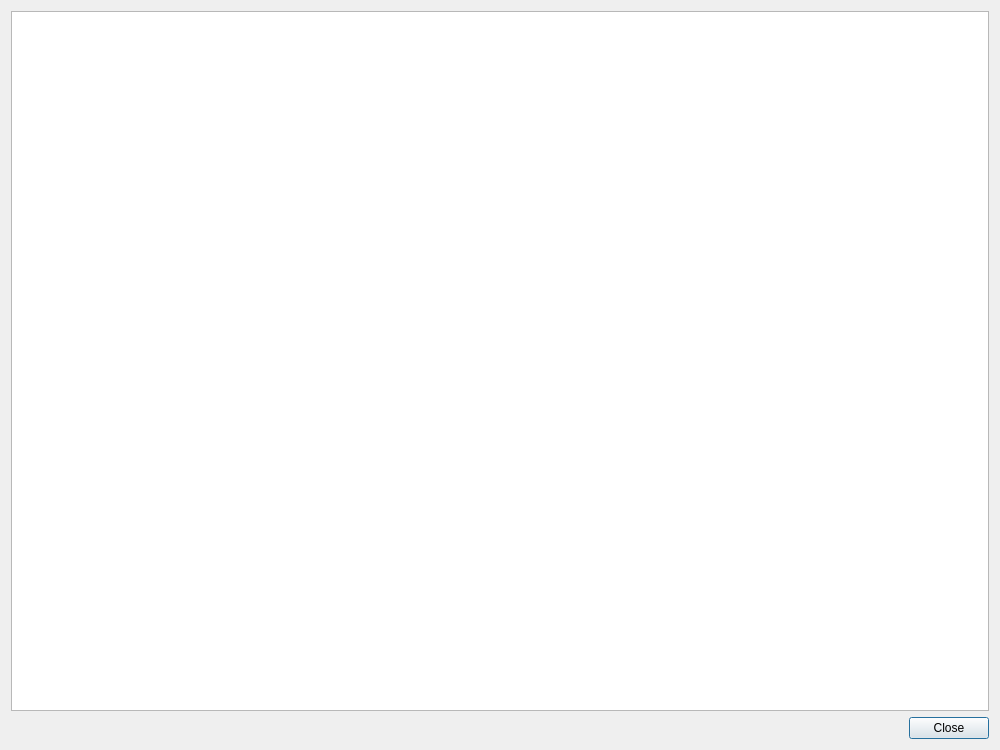
<?xml version="1.0" encoding="UTF-8"?>
<ui version="4.0">
 <class>ShortcutsDialog</class>
 <widget class="QDialog" name="ShortcutsDialog">
  <property name="geometry">
   <rect>
    <x>0</x>
    <y>0</y>
    <width>1000</width>
    <height>750</height>
   </rect>
  </property>
  <property name="minimumSize">
   <size>
    <width>800</width>
    <height>400</height>
   </size>
  </property>
  <property name="windowTitle">
   <string>Detectorist Keyboard Shortcuts</string>
  </property>
  <layout class="QVBoxLayout" name="verticalLayout">
   <item>
    <widget class="QTextBrowser" name="shortcuts_text_browser"/>
   </item>
   <item>
    <widget class="QDialogButtonBox" name="button_box">
     <property name="orientation">
      <enum>Qt::Orientation::Horizontal</enum>
     </property>
     <property name="standardButtons">
      <set>QDialogButtonBox::StandardButton::Close</set>
     </property>
    </widget>
   </item>
  </layout>
 </widget>
 <connections>
  <connection>
   <sender>button_box</sender>
   <signal>accepted()</signal>
   <receiver>ShortcutsDialog</receiver>
   <slot>accept()</slot>
   <hints>
    <hint type="sourcelabel">
     <x>248</x>
     <y>254</y>
    </hint>
    <hint type="destinationlabel">
     <x>157</x>
     <y>274</y>
    </hint>
   </hints>
  </connection>
  <connection>
   <sender>button_box</sender>
   <signal>rejected()</signal>
   <receiver>ShortcutsDialog</receiver>
   <slot>reject()</slot>
   <hints>
    <hint type="sourcelabel">
     <x>316</x>
     <y>260</y>
    </hint>
    <hint type="destinationlabel">
     <x>286</x>
     <y>274</y>
    </hint>
   </hints>
  </connection>
 </connections>
</ui>
